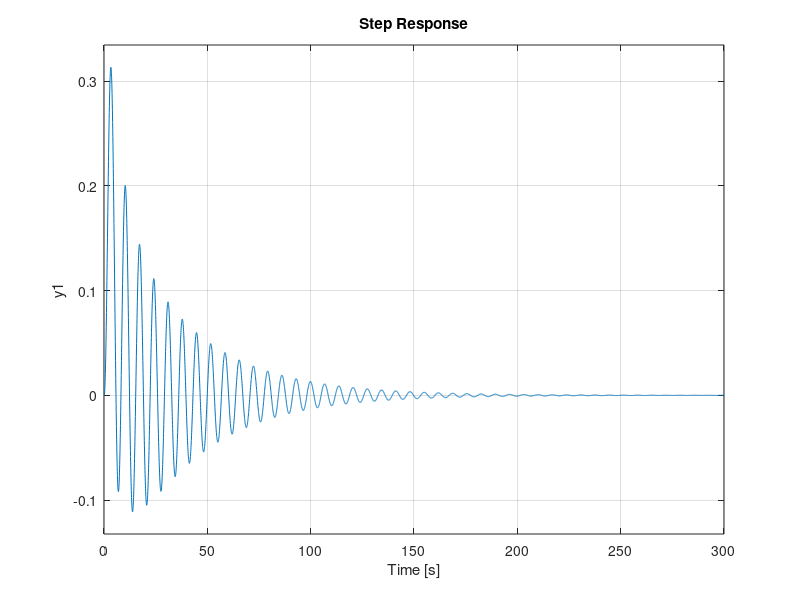
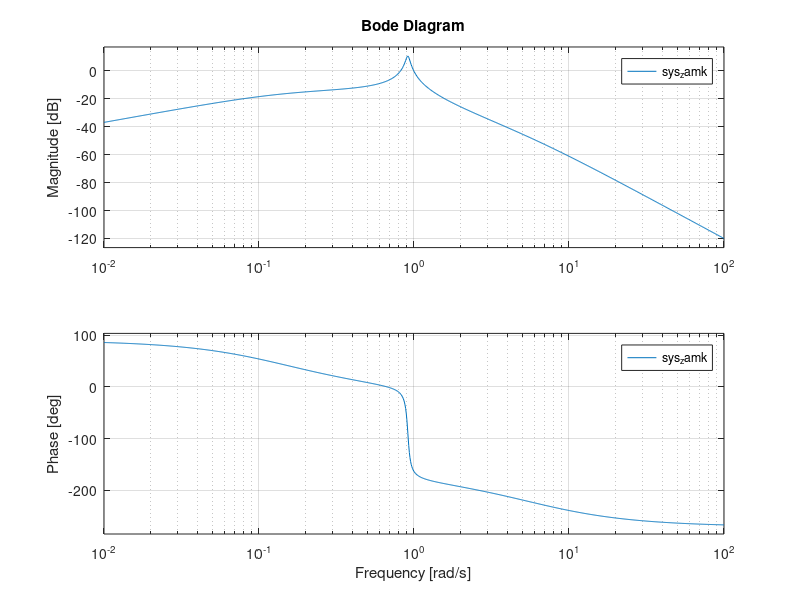
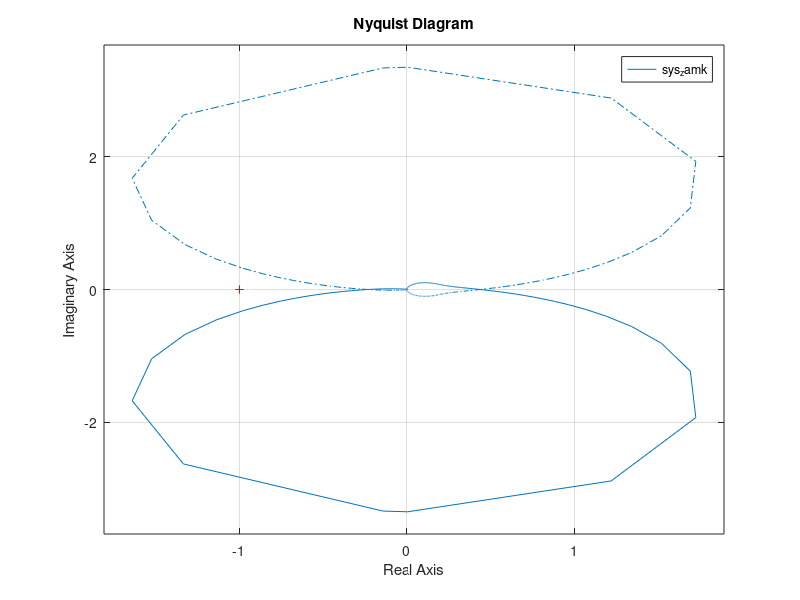

Recreate these plots in MATLAB, in order.
A = 6;
B = 2;

licz = [0 0 0 1];
mian = [1 A B 1];

G_0 = tf(licz, mian);

K = 4;
alfa = 0.7;

licz = [K alfa];
mian = [1 0];

G_R = tf(licz, mian);

sys_zamk = feedback(G_0, G_R, -1);

step(sys_zamk);
figure;
bode(sys_zamk);
figure;
nyquist(sys_zamk);